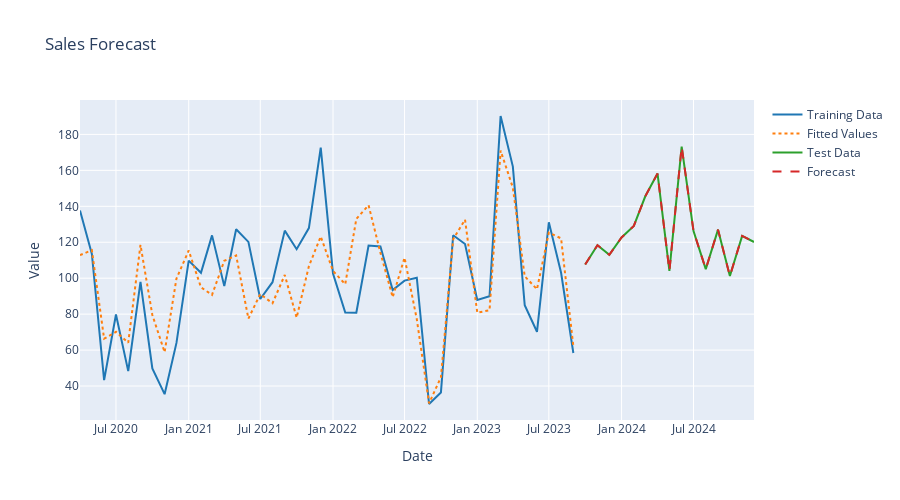
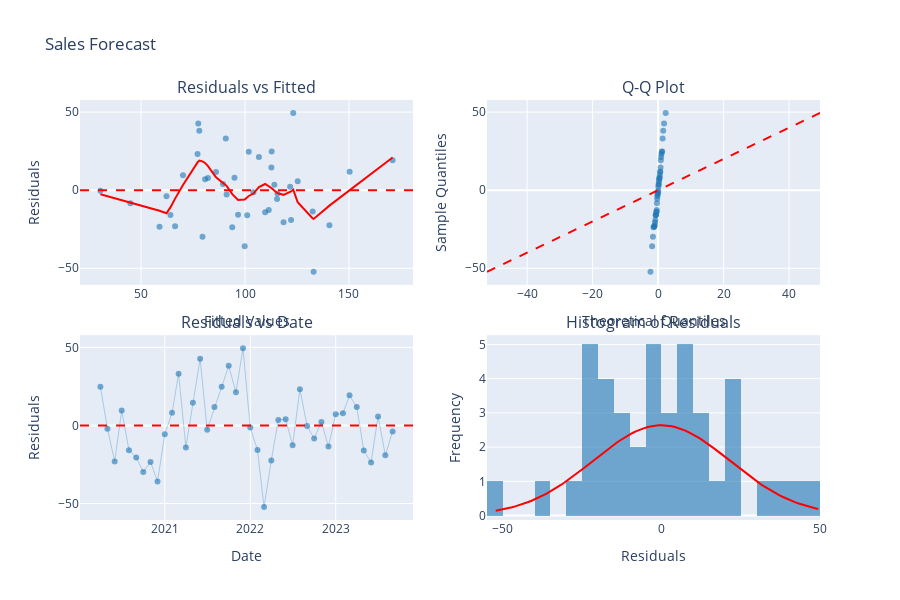

Notebook code for these charts, in order:
### Markdown cell above
## 1.1 - Prophet

### Code cell
# SINGLE MODEL fitting
from py_visualize import plot_forecast
from py_parsnip import prophet_reg, arima_reg, rand_forest, linear_reg

# Create Prophet specification
# Prophet will automatically detect weekly seasonality in our data
spec_prophet = prophet_reg(
    n_changepoints=25,  # Number of potential trend changes
    changepoint_prior_scale=0.05,  # Flexibility of trend
    seasonality_prior_scale=10.0   # Flexibility of seasonality
)

print(spec_prophet)

# # Fit Prophet - FAILING
fit_prophet = spec_prophet.fit(train_data, FORMULA_STR)
print("Prophet model fitted!")

# Evaluate and extract outputs
fit_prophet = fit_prophet.evaluate(test_data)
outputs_prophet, coefs_prophet, stats_prophet = fit_prophet.extract_outputs()

display(outputs_prophet)
display(coefs_prophet)
display(stats_prophet)

# Create interactive forecast plot
fig = plot_forecast(fit_prophet, title="Sales Forecast")
fig.show()

fig = plot_residuals(fit_prophet, title="Sales Forecast")
fig.show()
